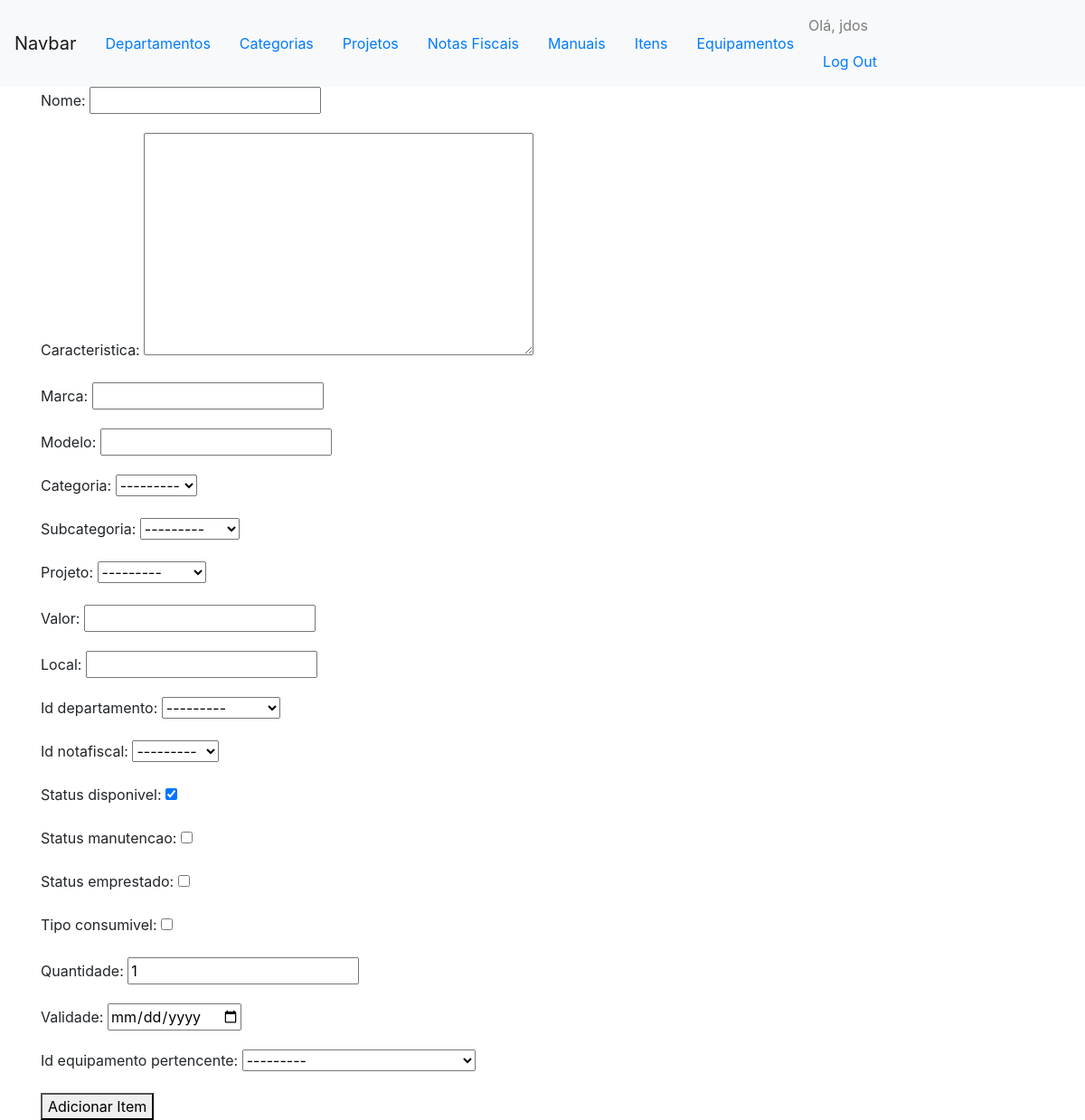
Before: /controle/novo_item/ (signed in) with the older database file.
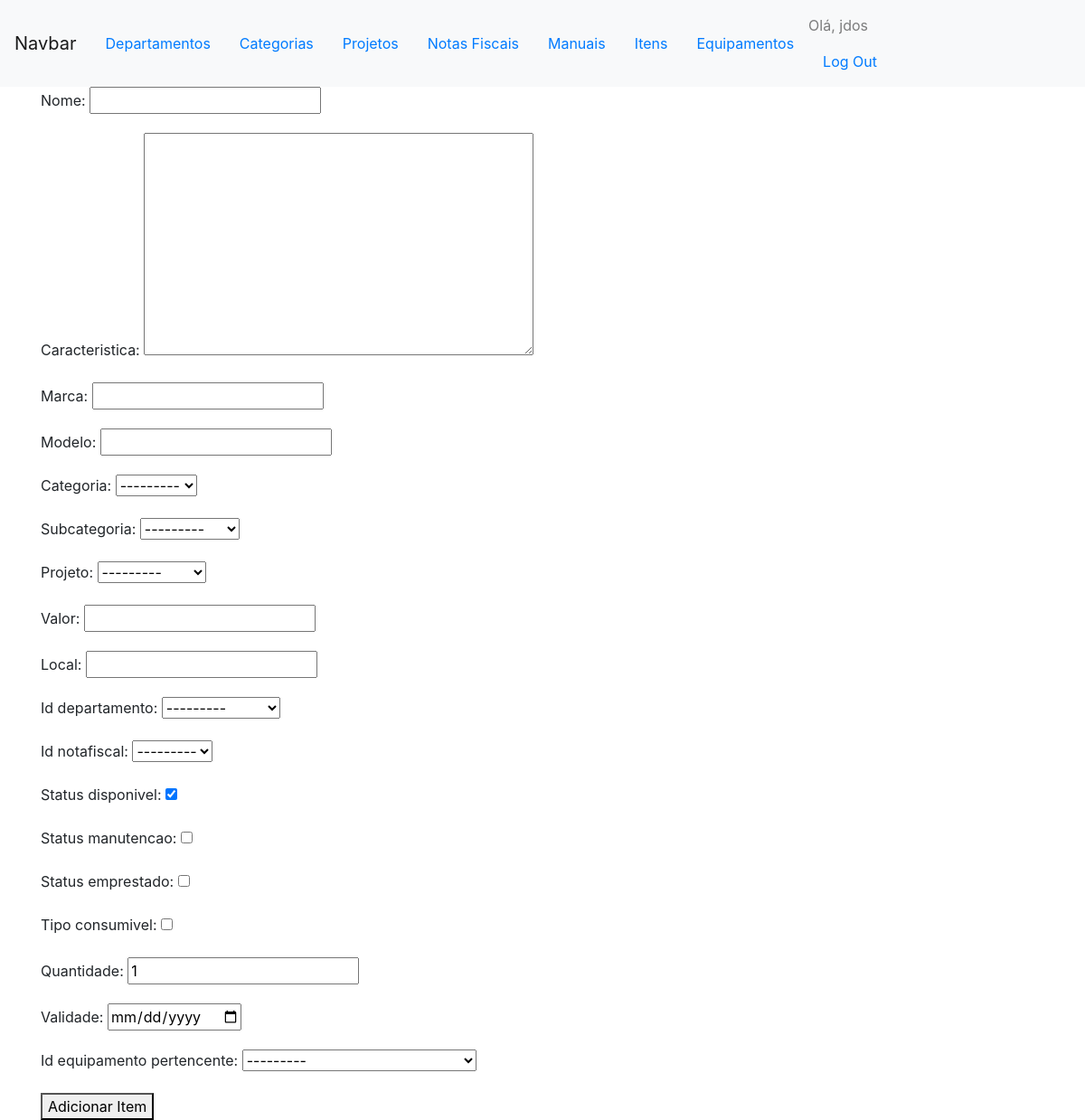
After: the same page with the newer database file.
### controles/models.py (models this page shows)
class Item(models.Model):
    id_item = models.AutoField(primary_key=True)
    nome = models.CharField(max_length=50)
    caracteristica = models.TextField(max_length=200, blank=True, null=True)
    marca = models.CharField(max_length=30) #nova identidade
    modelo = models.CharField(max_length=30) #nova identidade
    categoria = models.ForeignKey(Categoria, on_delete=models.PROTECT)
    subcategoria = models.ForeignKey(Subcategoria, on_delete=models.PROTECT, blank=True, null=True)
    projeto = models.ForeignKey('comuns.Projeto', on_delete=models.PROTECT)
    valor = models.DecimalField(max_digits=8, decimal_places=2, blank=True, null = True)
    local = models.CharField(max_length=50, null = True, blank=True) #nova identidade
    id_departamento = models.ForeignKey('comuns.Departamento', on_delete=models.PROTECT, blank=True, null = True)
    id_notafiscal = models.ForeignKey(NotaFiscal, on_delete=models.PROTECT, blank=True, null = True)
    status_disponivel = models.BooleanField(default=True)
    status_manutencao = models.BooleanField(default=False)
    status_emprestado = models.BooleanField(default=False)
    tipo_consumivel = models.BooleanField(default=False)
    quantidade = models.IntegerField(validators=[MinValueValidator(0), MaxValueValidator(999999)], default = 1)
    validade = models.DateField(null= True, blank=True)
    id_equipamento_pertencente = models.ForeignKey('self', null=True, blank=True ,related_name='item', on_delete=models.CASCADE)
    def __str__(self):
        if(self.tipo_consumivel):
            return self.nome + ' ' + self.categoria.nome  + ' ' + str(self.marca)+' '+str(self.modelo) +' '+ str(self.quantidade)+' '+ str(self.validade) +' '+ self.projeto.acronimo
        else:
            return self.nome + ' ' + self.categoria.nome  + ' ' + str(self.marca)+' '+str(self.modelo) +' '+ self.projeto.acronimo
    class Meta:
        verbose_name_plural = 'Itens'

### controles/views.py (the view)
@login_required
def novo_item(request):
	if request.method != 'POST':
		form = ItemForm()
	else:
		form = ItemForm(request.POST, request.FILES)
		if form.is_valid():
			form.save()
			return HttpResponseRedirect(reverse('controles:itens'))
	context = {'form':form}
	return render(request, 'controles/novo_item.html', context)

### controles/forms.py
class ItemForm(forms.ModelForm):
	class Meta:
		model = Item
		fields = '__all__'
		widgets = {
            'validade': DateInput()
        }

### comuns/models.py (called while the page is built)
    def __str__(self):
        return self.nome

    def __str__(self):
        return self.nome + ' ' + self.acronimo

### controles/models.py (called while the page is built)
    def __str__(self):
        return self.nome

    def __str__(self):
        return self.categoria.nome + " " + self.nome

    def __str__(self):
        return self.nome

### controles/templates/controles/novo_item.html (shortened to what this page needs)
 {% extends "controles/base.html" %}
{% load custom_filter %}
{% load static %}
{% block content %}
<form action="{% url 'controles:novo_item' %}"  id="itemForm" method='post' enctype="multipart/form-data" data-subcategorias-url="{% url 'controles:load_subcategorias' %}">
	{{ form.as_p }}
	<button name="submit">Adicionar Item</button>
</form>
{% endblock content %}

Changed rows visible on the page:
added Item: subcategoria "---------", projeto "---------", id_departamento "---------", id_notafiscal "---------", status_disponivel "☑", quantidade "1", id_equipamento_pertencente "---------"
Other visible differences:
form field subcategoria: "---------" → (not shown)
form field projeto: "---------" → (not shown)
form field id_departamento: "---------" → (not shown)
form field id_notafiscal: "---------" → (not shown)
form field status_disponivel: "☑" → (not shown)
form field status_manutencao: "☐" → (not shown)
form field status_emprestado: "☐" → (not shown)
form field tipo_consumivel: "☐" → (not shown)
form field quantidade: "1" → (not shown)
form field id_equipamento_pertencente: "---------" → (not shown)
